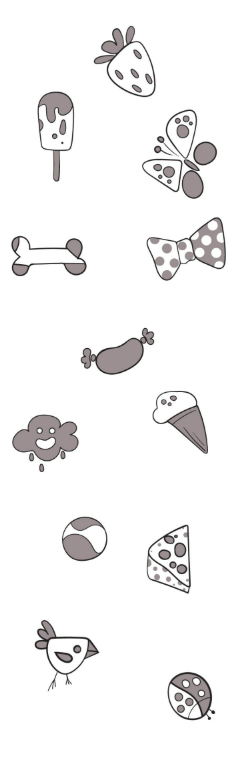
#> input picture objects.png, 243 x 764 px
$ python extract_objects.py
#> lines starting #> are read from the running program, lines starting #| are printed output that depends on the picture; after the words box and inside, x2 and y2 are one past the last pixel; in counts of white or black regions, pixels touching at a corner belong together
import cv2
import numpy as np
import os

output_dir = "objects"
if not os.path.exists(output_dir):
    os.makedirs(output_dir)

img = cv2.imread('objects.png')
#> img is the input picture: shape (764, 243, 3); mean B, G, R 243, 243, 243.5
img_gray = cv2.cvtColor(img, cv2.COLOR_BGR2GRAY)
img_blur = cv2.GaussianBlur(img_gray, (5, 5), 0)
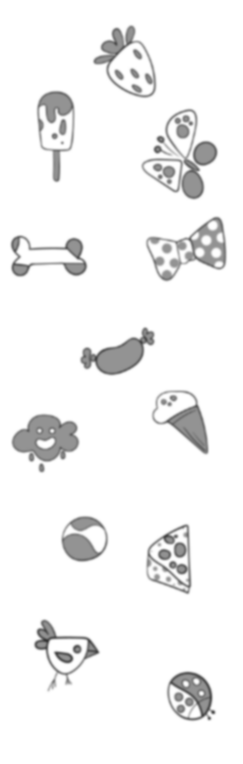
#> img_blur: shape (764, 243); min 53, max 255, mean 243.2
_, thresh = cv2.threshold(img_blur, 200, 255, cv2.THRESH_BINARY_INV)
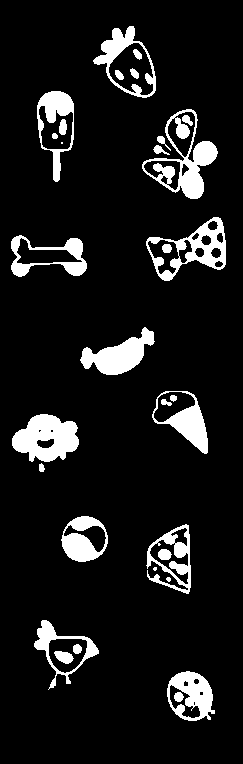
#> thresh: shape (764, 243); 10% white; 31 white regions (3 under 20 px)

contours, _ = cv2.findContours(thresh, cv2.RETR_EXTERNAL, cv2.CHAIN_APPROX_SIMPLE)
#> contours = 17 contours, 2 with area under 20; largest, box (x1, y1, x2, y2) and area: (142, 109, 218, 199) 3110, (146, 217, 226, 281) 2723, (93, 26, 156, 98) 2599, (12, 414, 79, 462) 2188, (37, 91, 74, 182) 2101

for i, contour in enumerate(contours):
    if cv2.contourArea(contour) < 100:
        continue
    x, y, w, h = cv2.boundingRect(contour)
    item = img[y:y+h, x:x+w]
    cv2.imwrite(f"{output_dir}/object_{i+1}.png", item)
#> this loop made 17 passes
#> (x, y, w, h) on passes 1, 2, 5, 6, 8, 9, 10, 11, 12, 15, 16, 17: (167, 671, 48, 50), (34, 620, 65, 70), (146, 524, 45, 70), (61, 516, 47, 46), (12, 414, 67, 48), (152, 391, 56, 63), (80, 327, 75, 48), (11, 235, 76, 42), (146, 217, 80, 64), (142, 109, 76, 90), (37, 91, 37, 91), (93, 26, 63, 72)
#> pass 1, `item = img[y:y+h, x:x+w]`:
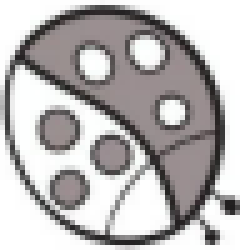
#> item: shape (50, 48, 3) (shown 5 times larger); mean B, G, R 179.9, 179.8, 182.7
#> pass 2, `item = img[y:y+h, x:x+w]`:
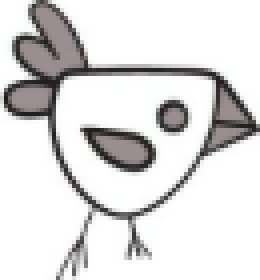
#> item: shape (70, 65, 3) (shown 4 times larger); mean B, G, R 220, 220.1, 220.9
